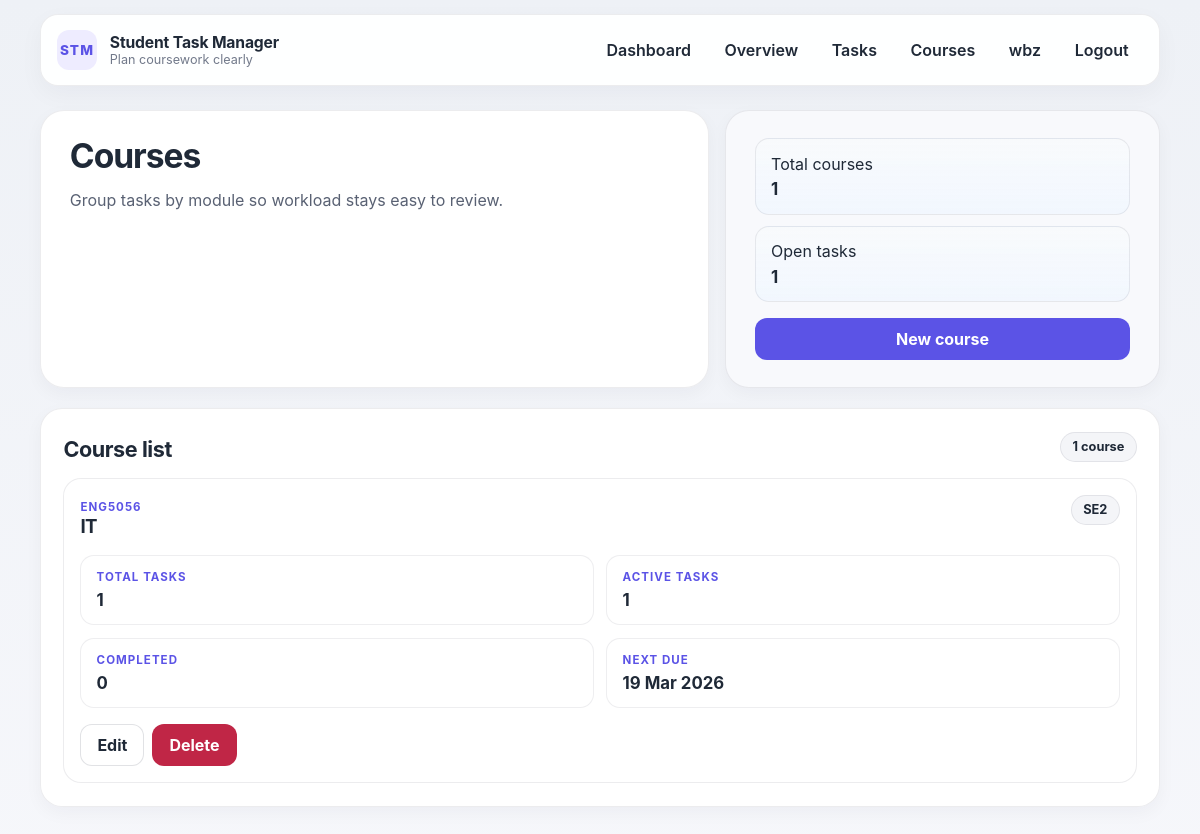
The app's page /courses/ (signed in) with its own data.
### core/models.py (models this page shows, shortened)
class Profile(models.Model):
    user = models.OneToOneField(settings.AUTH_USER_MODEL, on_delete=models.CASCADE, related_name='profile')
    display_name = models.CharField(max_length=120, blank=True)
    avatar = models.URLField(blank=True, help_text='Optional image URL for your profile avatar.')
    created_at = models.DateTimeField(auto_now_add=True)

class Course(models.Model):
    user = models.ForeignKey(settings.AUTH_USER_MODEL, on_delete=models.CASCADE, related_name='courses')
    code = models.CharField(max_length=20)
    title = models.CharField(max_length=150)
    semester = models.CharField(max_length=50, blank=True)
    created_at = models.DateTimeField(auto_now_add=True)
    class Meta:
        ordering = ['code', 'title']
        constraints = [
            models.UniqueConstraint(fields=['user', 'code'], name='unique_course_code_per_user')
        ]

### core/views.py (the view)
# urls.py: path('courses/', CourseListView.as_view(), name='course_list'),
class CourseListView(LoginRequiredMixin, ListView):
    model = Course
    template_name = 'core/course_list.html'
    context_object_name = 'courses'
    def get_queryset(self):
        return build_course_summaries(self.request.user)
    def get_context_data(self, **kwargs):
        context = super().get_context_data(**kwargs)
        context['course_total'] = Course.objects.filter(user=self.request.user).count()
        context['open_tasks_total'] = Task.objects.filter(user=self.request.user).exclude(status=Task.Status.DONE).count()
        return context

### core/services.py (called while the page is built)
def build_course_summaries(user):
    active_statuses = [Task.Status.TODO, Task.Status.DOING]
    return Course.objects.filter(user=user).annotate(
        total_tasks=Count('tasks', distinct=True),
        completed_tasks=Count('tasks', filter=Q(tasks__status=Task.Status.DONE), distinct=True),
        active_tasks=Count('tasks', filter=Q(tasks__status__in=active_statuses), distinct=True),
        next_due_date=Min('tasks__due_date', filter=Q(tasks__status__in=active_statuses)),
    )

### templates/core/course_list.html (shortened to what this page needs)
{% extends 'base.html' %}
{% block content %}
<section class="hero-panel hero-panel-slim">
    <div class="hero-copy">
        <h1>Courses</h1>
        <p class="hero-text">Group tasks by module so workload stays easy to review.</p>
    </div>
    <div class="hero-aside hero-aside-soft">
        <div class="insight-list compact-insights">
            <div><span>Total courses</span><strong>{{ course_total }}</strong></div>
            <div><span>Open tasks</span><strong>{{ open_tasks_total }}</strong></div>
        </div>
        <a class="btn btn-primary full-width-mobile" href="{% url 'course_create' %}">New course</a>
    </div>
</section>
<section class="card section-card">
    <div class="section-heading">
        <h2>Course list</h2>
        <span class="chip chip-neutral">{{ courses|length }} course{{ courses|length|pluralize }}</span>
    </div>
    {% if courses %}
        <div class="course-grid premium-course-grid">
            {% for course in courses %}
                <article class="course-card premium-course-card">
                    <div class="course-card-top">
                        <div>
                            <span class="course-code">{{ course.code }}</span>
                            <h3>{{ course.title }}</h3>
                        </div>
                        <span class="badge badge-soft">{{ course.semester|default:'Semester not set' }}</span>
                    </div>
                    <div class="course-stats-grid">
                        <div>
                            <span class="mini-label">Total tasks</span>
                            <strong>{{ course.total_tasks }}</strong>
                        </div>
                        <div>
                            <span class="mini-label">Active tasks</span>
                            <strong>{{ course.active_tasks }}</strong>
                        </div>
                        <div>
                            <span class="mini-label">Completed</span>
                            <strong>{{ course.completed_tasks }}</strong>
                        </div>
                        <div>
                            <span class="mini-label">Next due</span>
                            <strong>{% if course.next_due_date %}{{ course.next_due_date|date:'d M Y' }}{% else %}No open tasks{% endif %}</strong>
                        </div>
                    </div>
                    <div class="button-row compact top-gap">
                        <a class="btn btn-ghost" href="{% url 'course_update' course.pk %}">Edit</a>
                        <a class="btn btn-danger" href="{% url 'course_delete' course.pk %}">Delete</a>
                    </div>
                </article>
            {% endfor %}
        </div>
    {% else %}
        <div class="empty-state empty-state-large">
            <h2>No courses yet</h2>
            <p class="muted">Create a course before adding tasks so work can be grouped correctly.</p>
            <a class="btn btn-primary" href="{% url 'course_create' %}">Create course</a>
        </div>
    {% endif %}
</section>
{% endblock %}

### templates/base.html (shortened to what this page needs)
{% load static %}
<!DOCTYPE html>
<html lang="en">
<head>
    <link rel="stylesheet" href="{% static 'css/styles.css' %}?v=19">
</head>
<body class="page-transition-shell">
    <header class="site-header">
        <div class="container header-shell">
            <a class="brand" href="{% url 'dashboard' %}">
                <span class="brand-mark">STM</span>
                <span>
                    <strong>Student Task Manager</strong>
                    <small>Plan coursework clearly</small>
                </span>
            </a>
            <nav id="site-nav" class="site-nav" aria-label="Primary">
                <ul>
                    {% if request.user.is_authenticated %}
                        <li><a href="{% url 'dashboard' %}">Dashboard</a></li>
                        <li><a href="{% url 'overview' %}">Overview</a></li>
                        <li><a href="{% url 'task_list' %}">Tasks</a></li>
                        <li><a href="{% url 'course_list' %}">Courses</a></li>
                        <li><a href="{% url 'profile' %}">{{ request.user.profile.display_name|default:request.user.username }}</a></li>
                        <li>
                            <form method="post" action="{% url 'logout' %}" data-confirm-title="Log out?" data-confirm="Do you want to log out of your account now?" data-confirm-confirm="Log out" data-confirm-cancel="Cancel" data-page-transition-form>
                                <button class="link-button" type="submit">Logout</button>
                            </form>
                        </li>
                    {% else %}
                        <li><a href="{% url 'login' %}">Login</a></li>
                        <li><a class="nav-pill guest-register-link" href="{% url 'register' %}">Create account</a></li>
                    {% endif %}
                </ul>
            </nav>
        </div>
    </header>
    <main id="main-content" class="container main-shell page-transition-main">
        {% block content %}{% endblock %}
    </main>
</body>
</html>

### records on screen
Course: code "ENG5056", title "IT", semester "SE2", total_tasks "1", active_tasks "1", completed_tasks "0", next_due_date "19 Mar 2026"

### other values on screen
{{ request.user.profile.display_name|default:request.user.username }} "wbz"
{{ course_total }} "1"
{{ open_tasks_total }} "1"
{{ courses|length }} "1"
